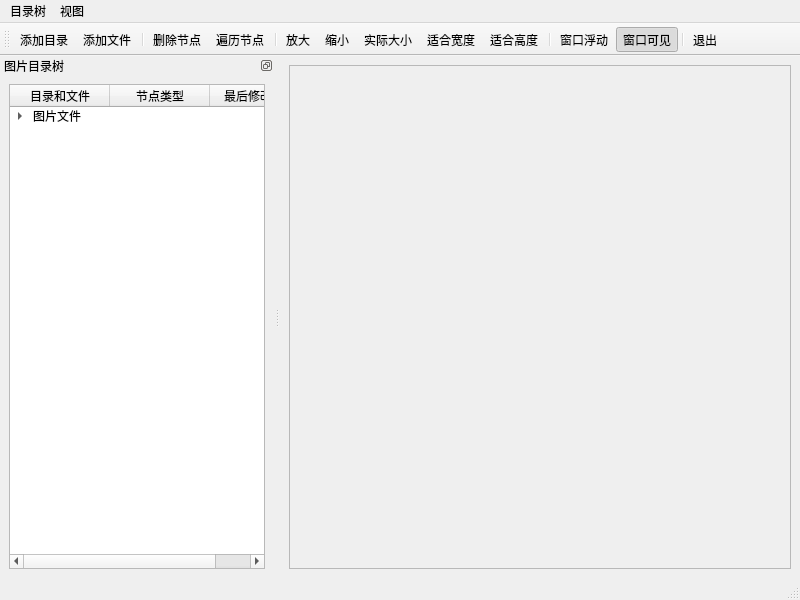
<?xml version="1.0" encoding="UTF-8"?>
<ui version="4.0">
 <class>MainWindow</class>
 <widget class="QMainWindow" name="MainWindow">
  <property name="geometry">
   <rect>
    <x>0</x>
    <y>0</y>
    <width>800</width>
    <height>600</height>
   </rect>
  </property>
  <property name="windowTitle">
   <string>MainWindow</string>
  </property>
  <widget class="QWidget" name="centralwidget">
   <layout class="QHBoxLayout" name="horizontalLayout">
    <item>
     <widget class="QScrollArea" name="scrollArea">
      <property name="widgetResizable">
       <bool>true</bool>
      </property>
      <widget class="QWidget" name="scrollAreaWidgetContents">
       <property name="geometry">
        <rect>
         <x>0</x>
         <y>0</y>
         <width>505</width>
         <height>508</height>
        </rect>
       </property>
       <layout class="QHBoxLayout" name="horizontalLayout_2">
        <item>
         <widget class="QLabel" name="lab_pic">
          <property name="text">
           <string/>
          </property>
          <property name="alignment">
           <set>Qt::AlignCenter</set>
          </property>
         </widget>
        </item>
       </layout>
      </widget>
     </widget>
    </item>
   </layout>
  </widget>
  <widget class="QMenuBar" name="menubar">
   <property name="geometry">
    <rect>
     <x>0</x>
     <y>0</y>
     <width>800</width>
     <height>20</height>
    </rect>
   </property>
   <widget class="QMenu" name="menu">
    <property name="title">
     <string>目录树</string>
    </property>
   </widget>
   <widget class="QMenu" name="menu_2">
    <property name="title">
     <string>视图</string>
    </property>
   </widget>
   <addaction name="menu"/>
   <addaction name="menu_2"/>
  </widget>
  <widget class="QStatusBar" name="statusbar"/>
  <widget class="QToolBar" name="toolBar">
   <property name="windowTitle">
    <string>toolBar</string>
   </property>
   <attribute name="toolBarArea">
    <enum>TopToolBarArea</enum>
   </attribute>
   <attribute name="toolBarBreak">
    <bool>false</bool>
   </attribute>
   <addaction name="act_add_fold"/>
   <addaction name="act_add_file"/>
   <addaction name="separator"/>
   <addaction name="act_delete_node"/>
   <addaction name="act_traversal_node"/>
   <addaction name="separator"/>
   <addaction name="act_zoom_in"/>
   <addaction name="act_zoom_out"/>
   <addaction name="act_zoom_real"/>
   <addaction name="act_zoom_fit_width"/>
   <addaction name="act_zoom_fit_height"/>
   <addaction name="separator"/>
   <addaction name="act_window_float"/>
   <addaction name="act_window_visiable"/>
   <addaction name="separator"/>
   <addaction name="act_exit"/>
  </widget>
  <widget class="QDockWidget" name="dockWidget">
   <property name="features">
    <set>QDockWidget::DockWidgetFloatable|QDockWidget::DockWidgetMovable</set>
   </property>
   <property name="windowTitle">
    <string>图片目录树</string>
   </property>
   <attribute name="dockWidgetArea">
    <number>1</number>
   </attribute>
   <widget class="QWidget" name="dockWidgetContents">
    <layout class="QVBoxLayout" name="verticalLayout">
     <item>
      <widget class="QTreeWidget" name="treeWidget">
       <column>
        <property name="text">
         <string>目录和文件</string>
        </property>
        <property name="textAlignment">
         <set>AlignCenter</set>
        </property>
       </column>
       <column>
        <property name="text">
         <string>节点类型</string>
        </property>
        <property name="textAlignment">
         <set>AlignCenter</set>
        </property>
       </column>
       <column>
        <property name="text">
         <string>最后修改时间</string>
        </property>
        <property name="textAlignment">
         <set>AlignCenter</set>
        </property>
       </column>
       <item>
        <property name="text">
         <string>图片文件</string>
        </property>
        <item>
         <property name="text">
          <string>分组节点</string>
         </property>
        </item>
       </item>
      </widget>
     </item>
    </layout>
   </widget>
  </widget>
  <action name="act_add_fold">
   <property name="text">
    <string>添加目录</string>
   </property>
   <property name="menuRole">
    <enum>QAction::NoRole</enum>
   </property>
  </action>
  <action name="act_add_file">
   <property name="text">
    <string>添加文件</string>
   </property>
   <property name="menuRole">
    <enum>QAction::NoRole</enum>
   </property>
  </action>
  <action name="act_delete_node">
   <property name="text">
    <string>删除节点</string>
   </property>
   <property name="menuRole">
    <enum>QAction::NoRole</enum>
   </property>
  </action>
  <action name="act_traversal_node">
   <property name="text">
    <string>遍历节点</string>
   </property>
   <property name="menuRole">
    <enum>QAction::NoRole</enum>
   </property>
  </action>
  <action name="act_zoom_in">
   <property name="text">
    <string>放大</string>
   </property>
   <property name="menuRole">
    <enum>QAction::NoRole</enum>
   </property>
  </action>
  <action name="act_zoom_out">
   <property name="text">
    <string>缩小</string>
   </property>
   <property name="menuRole">
    <enum>QAction::NoRole</enum>
   </property>
  </action>
  <action name="act_zoom_real">
   <property name="text">
    <string>实际大小</string>
   </property>
   <property name="menuRole">
    <enum>QAction::NoRole</enum>
   </property>
  </action>
  <action name="act_zoom_fit_width">
   <property name="text">
    <string>适合宽度</string>
   </property>
   <property name="menuRole">
    <enum>QAction::NoRole</enum>
   </property>
  </action>
  <action name="act_zoom_fit_height">
   <property name="text">
    <string>适合高度</string>
   </property>
   <property name="menuRole">
    <enum>QAction::NoRole</enum>
   </property>
  </action>
  <action name="act_window_float">
   <property name="checkable">
    <bool>true</bool>
   </property>
   <property name="text">
    <string>窗口浮动</string>
   </property>
   <property name="menuRole">
    <enum>QAction::NoRole</enum>
   </property>
  </action>
  <action name="act_window_visiable">
   <property name="checkable">
    <bool>true</bool>
   </property>
   <property name="checked">
    <bool>true</bool>
   </property>
   <property name="text">
    <string>窗口可见</string>
   </property>
   <property name="menuRole">
    <enum>QAction::NoRole</enum>
   </property>
  </action>
  <action name="act_exit">
   <property name="text">
    <string>退出</string>
   </property>
   <property name="menuRole">
    <enum>QAction::NoRole</enum>
   </property>
  </action>
 </widget>
 <resources/>
 <connections/>
</ui>
